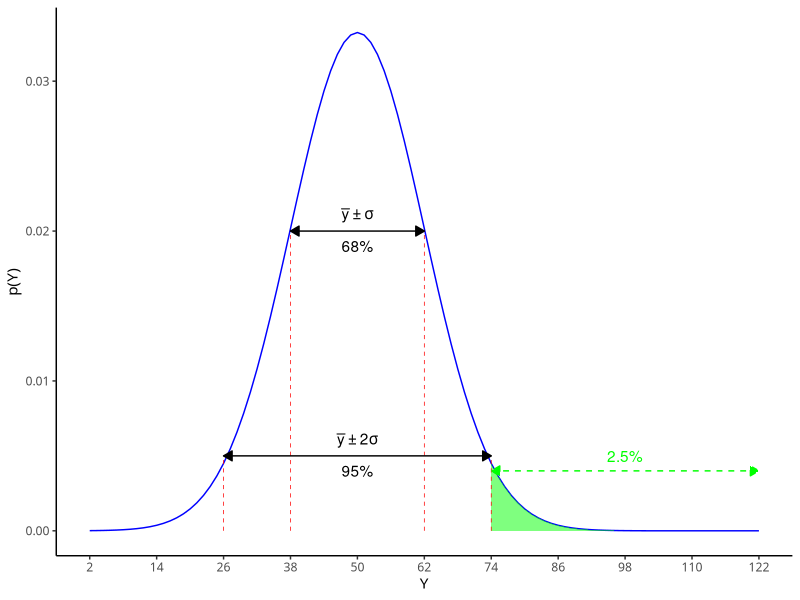

Recreate this plot in R.
## ---- chunk 1
knitr::opts_chunk$set(echo = FALSE,
                      message = FALSE,
                      warning = FALSE)
library("tidyverse")
library("kableExtra")
## ---- chunk 2
tribble(
  ~x, ~`p(x)`,
  10, 0.10,
  20, 0.20,
  30, 0.30,
  40, 0.40
  ) %>%
  knitr::kable()%>%
  kable_styling()
## ---- chunk 3
# used to make figure
update_geom_defaults("label", list(family = "Fira Sans Condensed"))

normal.pdf <- ggplot(data = data.frame(x = 2:122), # our "data" is just a sequence of x from -4 to 4
                     aes(x = x))+
  stat_function(fun = dnorm, # dnorm is the normal distributions
                args = list(mean = 50, sd = 12), # set mean = 0 and sd = 1
                color="blue")+
  scale_x_continuous(breaks = seq(2,122,12))+
    xlab("Y")+ylab("p(Y)")+
  theme_classic(base_family = "Fira Sans")


shade95 <- function(x) {
    y <- dnorm(x, mean = 50, sd = 12)
    y[x < 74 | x > 122] <- NA
    return(y)
}

normal.pdf + 
  stat_function(fun = shade95, geom="area", fill="green", alpha=0.5)+
  # add 68% 1 SD 
    annotate("text", x = 50, y = 0.021, label = expression(bar(y) %+-% sigma), color="#000000")+ 
    annotate("text", x = 50, y = 0.019, label = "68%", color="#000000")+ 
  annotate("segment", x = 38, xend = 62, y = 0.02, yend = 0.02, colour = "#000000", size=0.5, linetype = 1, alpha=1, arrow=arrow(length=unit(0.25,"cm"), ends="both", type="closed"))+
  annotate("segment", x = 38, xend = 38, y = 0, yend = 0.02, colour = "red", size=0.25, linetype = 2)+
  annotate("segment", x = 62, xend = 62, y = 0, yend = 0.02, colour = "red", size=0.25, linetype = 2)+
  # add 95% 2 SDs 
    annotate("text", x = 50, y = 0.006, label = expression(bar(y) %+-% 2*sigma), color="#000000")+ 
    annotate("text", x = 50, y = 0.004, label = "95%", color="#000000")+ 
  annotate("segment", x = 26, xend = 74, y = 0.005, yend = 0.005, colour = "#000000", size=0.5, linetype = 1, alpha=1, arrow=arrow(length=unit(0.25,"cm"), ends="both", type="closed"))+
  annotate("segment", x = 26, xend = 26, y = 0, yend = 0.005, colour = "red", size=0.25, linetype = 2)+
  annotate("segment", x = 74, xend = 74, y = 0, yend = 0.005, colour = "red", size=0.25, linetype = 2)+
  # add 2.5 % 
  annotate("text", x = 98, y = 0.005, label = "2.5%", color="green")+ 
  annotate("segment", x = 74, xend = 122, y = 0.004, yend = 0.004, colour = "green", size=0.5, linetype = 2, alpha=1, arrow=arrow(length=unit(0.25,"cm"), ends="both", type="closed"))
